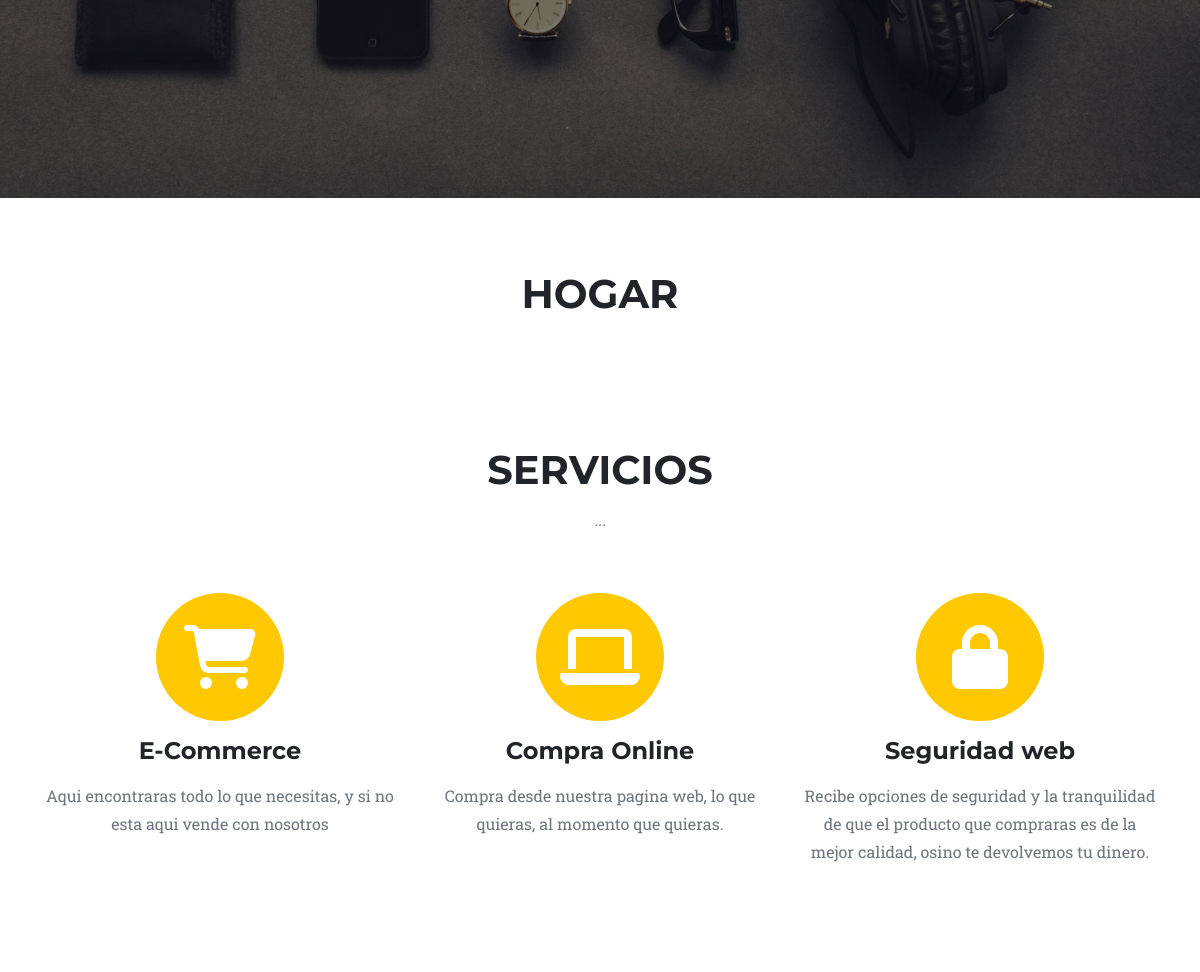
/hogarLista/ (middle part), run on an earlier commit of the app's database.
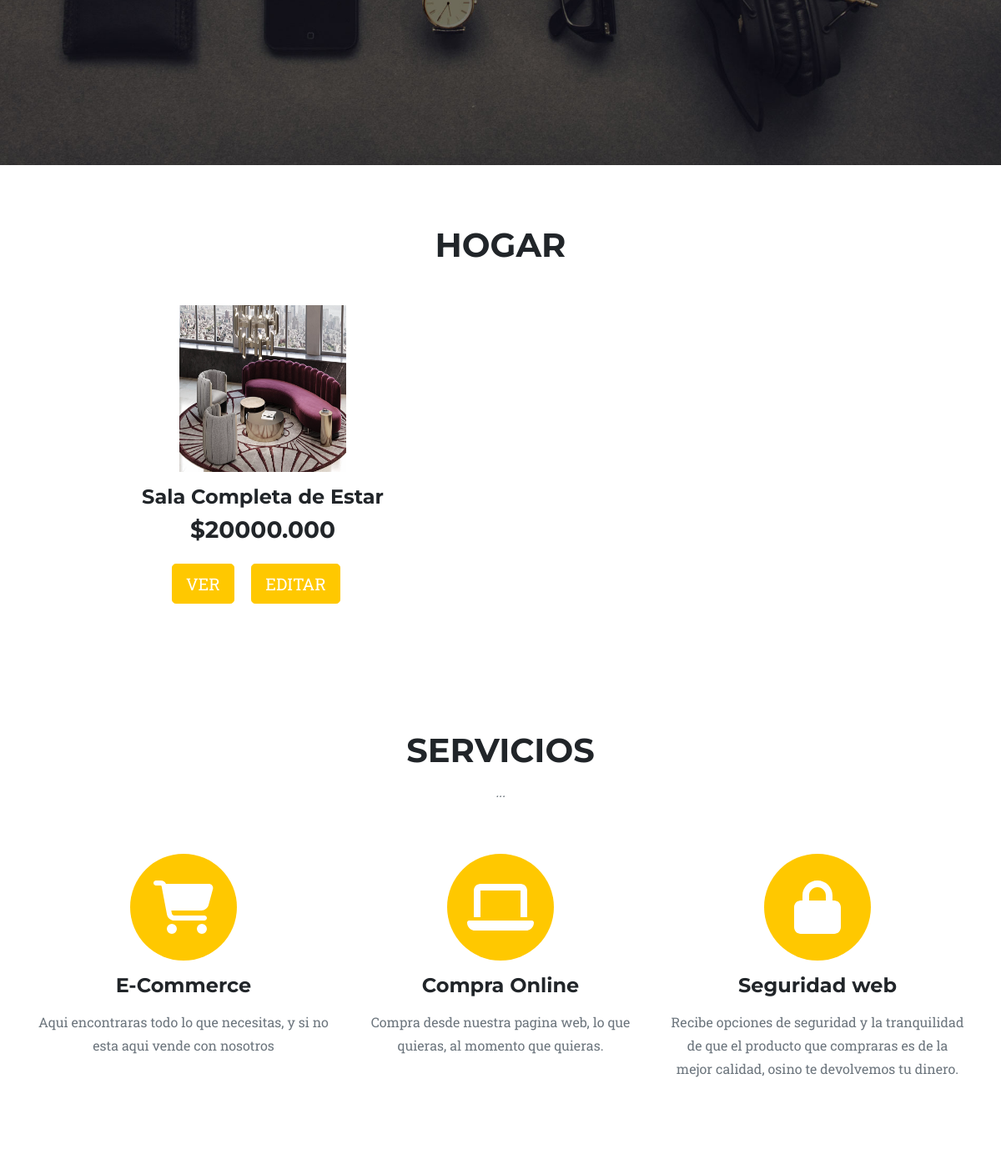
And on a later commit of the database.
### MiApp/models.py (models this page shows, shortened)
class Producto(models.Model):
    tipo = models.CharField(max_length=40, choices=productoOpcion, default='Opcion')
    nombre = models.CharField(max_length=40)
    marca = models.CharField(max_length=40)
    imagen = models.ImageField(null=False, blank=False, upload_to="imagenes/")
    descripcion = models.TextField(max_length=1000)
    precio = models.DecimalField(max_digits=15,decimal_places=3,default=0.0)
    activo = models.BooleanField(default=True)

### MiApp/views.py (the view)
# urls.py: path('hogarLista/', views.HogarLista.as_view(), name='hogars'),
class HogarLista(ListView):
    context_object_name = 'hogars'
    queryset = Producto.objects.filter(tipo__startswith='hogar')
    template_name = 'MiApp/hogarLista.html'

### MiApp/templates/MiApp/hogarLista.html
{% extends 'MiApp/padre.html' %}
    {% load static %}
{% block contenidoQueCambia %}
<br>
<br>
<br>
<div class="container text-center">
    <h1>HOGAR</h1>
</div>
<br>
<div class="container text-center">
    <div class="row">
            {% for hogar in hogars %}
            <div class="col-sm-6 align-items-center">
                <div class="card-body">
                <a href="{% url 'hogar' hogar.id %}"><p><img src="{{hogar.imagen.url}}" width="200" height="200" alt=""></p></a>
			<h4>{{hogar.nombre}}</h4>
			<h3>${{hogar.precio}}</h3>
                    <div class="card-body">
                    <a href="{% url 'hogar' hogar.id %}"><button type="submit" id="submit" class="btn btn-primary btn-lg text-uppercase" data-bs-dismiss="modal" type="button">
                        VER
                    </button></a><i class="bi bi-eye">&ensp;&ensp;</i></a>
                    <a href="{% url 'editar_hogar' hogar.id %}">
                    <button type="submit" id="submit" class="btn btn-primary btn-lg text-uppercase" data-bs-dismiss="modal" type="button">
                        EDITAR
                    </button></a><i class="bi bi-pencil-fill">&ensp;&ensp;</i></a>
                    <br>
                    <br>
                    </div>
                </div>
            </div>
            {% endfor %}
    </div>
</div>
{% endblock %}

What changed in the data, as far as the page shows it:
added Producto: imagen (picture), nombre "Sala Completa de Estar", precio "20000.000"
